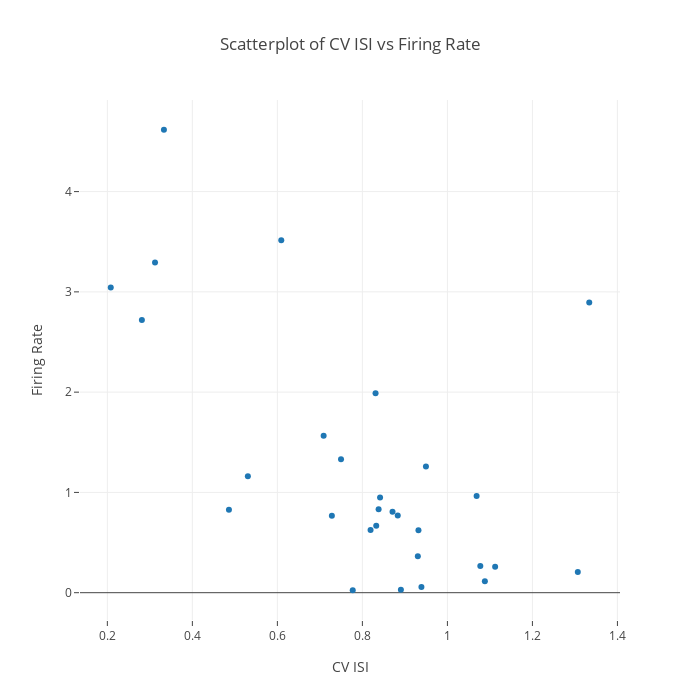

Write notebook code for a chart like this one.
### Code cell
import plotly
import plotly.graph_objs as go

plotly.offline.init_notebook_mode(connected=True)

trace = go.Scatter(
    x = df['CV ISI'],
    y = df['Firing Rate'],
    mode = 'markers',
    text = df['name tag']
)

layout= go.Layout(
    title= 'Scatterplot of CV ISI vs Firing Rate',
    autosize=False,
    width=700,
    height=700,
    hovermode= 'closest',
    xaxis= dict(
        title= 'CV ISI',
        ticklen= 5,
        zeroline= False,
        gridwidth= 1,
    ),
    yaxis=dict(
        title='Firing Rate',
        ticklen=5,
        gridwidth=1,
    ),
    showlegend=False
)

data = [trace]
fig = go.Figure(data=data, layout=layout)

# Plot and embed in ipython notebook!
plotly.offline.iplot(fig)

### Figure 1 — Plotly figure (JSON) as saved in the notebook; plotly's stock layout.template omitted (floating-point values rounded to 4 significant figures)
{"data": [{"mode": "markers", "text": ["0 Recording: 2018-05-01_01", "4 Recording: 2018-05-01_01", "6 Recording: 2018-05-01_01", "9 Recording: 2018-05-01_01", "13 Recording: 2018-05-01_01", "16 Recording: 2018-05-01_01", "17 Recording: 2018-05-01_01", "22 Recording: 2018-05-01_01", "24 Recording: 2018-05-01_01", "26 Recording: 2018-05-01_01", "27 Recording: 2018-05-01_01", "31 Recording: 2018-05-01_01", "32 Recording: 2018-05-01_01", "33 Recording: 2018-05-01_01", "51 Recording: 2018-05-01_01", "57 Recording: 2018-05-01_01", "59 Recording: 2018-05-01_01", "71 Recording: 2018-05-01_01", "73 Recording: 2018-05-01_01", "74 Recording: 2018-05-01_01", "83 Recording: 2018-05-01_01", "97 Recording: 2018-05-01_01", "98 Recording: 2018-05-01_01", "99 Recording: 2018-05-01_01", "103 Recording: 2018-05-01_01", "112 Recording: 2018-05-01_01", "113 Recording: 2018-05-01_01", "116 Recording: 2018-05-01_01", "119 Recording: 2018-05-01_01"], "type": "scatter", "x": [0.8709, 0.8326, 0.9319, 0.6092, 0.5305, 0.8906, 0.831, 0.486, 1.069, 1.088, 0.9304, 1.112, 0.7282, 0.9389, 0.8381, 0.8832, 0.8192, 1.307, 0.9495, 1.077, 0.7773, 0.3331, 0.7088, 0.2812, 0.8416, 0.7497, 0.208, 1.334, 0.3121], "y": [0.8062, 0.6685, 0.6229, 3.514, 1.16, 0.03057, 1.99, 0.8275, 0.9638, 0.1138, 0.3632, 0.2593, 0.7665, 0.05695, 0.8315, 0.7707, 0.6262, 0.2054, 1.26, 0.267, 0.02435, 4.617, 1.566, 2.72, 0.9486, 1.331, 3.044, 2.894, 3.292]}], "layout": {"autosize": false, "height": 700, "hovermode": "closest", "showlegend": false, "title": "Scatterplot of CV ISI vs Firing Rate", "width": 700, "xaxis": {"gridwidth": 1, "ticklen": 5, "title": "CV ISI", "zeroline": false}, "yaxis": {"gridwidth": 1, "ticklen": 5, "title": "Firing Rate"}}}
